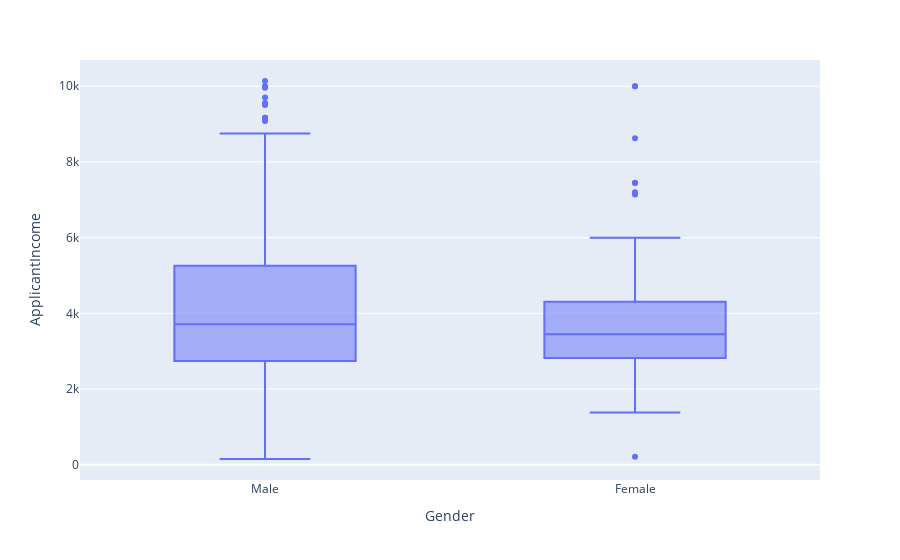

Notebook cell for this chart:
### Markdown cell above
Look at the distribution of income segregated  by `Education`

### Code cell
fig = px.box(df_strip, x='Gender', y="ApplicantIncome")
fig.show()

### Figure 1 — Plotly figure (JSON) as saved in the notebook; plotly's stock layout.template omitted (floating-point values rounded to 4 significant figures; data arrays with more than 128 entries replaced by an {"elided": "..."} marker saying what was removed)
{"data": [{"alignmentgroup": "True", "hovertemplate": "Gender=%{x}<br>ApplicantIncome=%{y}<extra></extra>", "legendgroup": "", "marker": {"color": "#636efa"}, "name": "", "notched": false, "offsetgroup": "", "orientation": "v", "showlegend": false, "type": "box", "x": {"elided": "398 str values"}, "x0": " ", "xaxis": "x", "y": {"elided": "398 int values"}, "y0": " ", "yaxis": "y"}], "layout": {"boxmode": "group", "legend": {"tracegroupgap": 0}, "margin": {"t": 60}, "xaxis": {"anchor": "y", "domain": [0, 1], "title": {"text": "Gender"}}, "yaxis": {"anchor": "x", "domain": [0, 1], "title": {"text": "ApplicantIncome"}}}}
